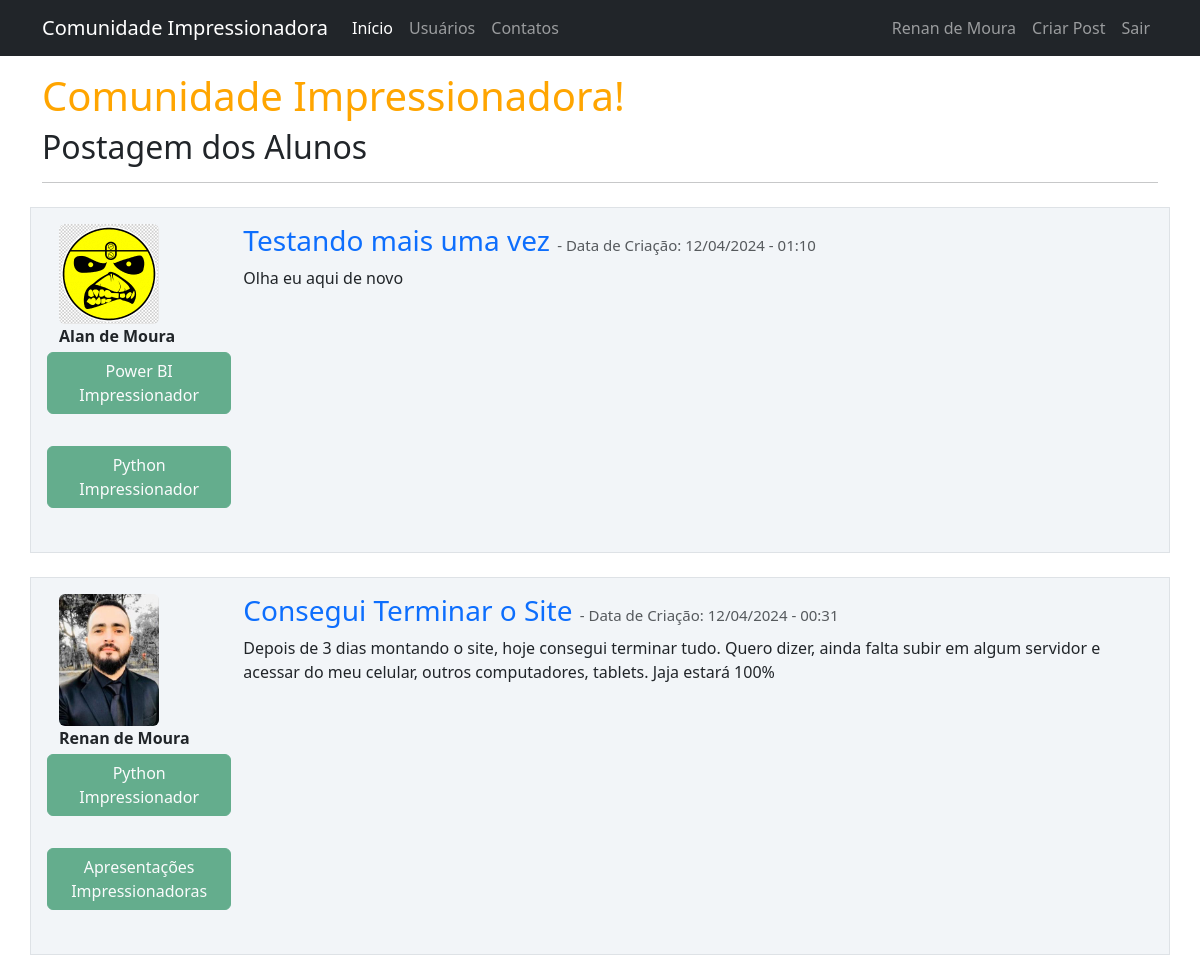
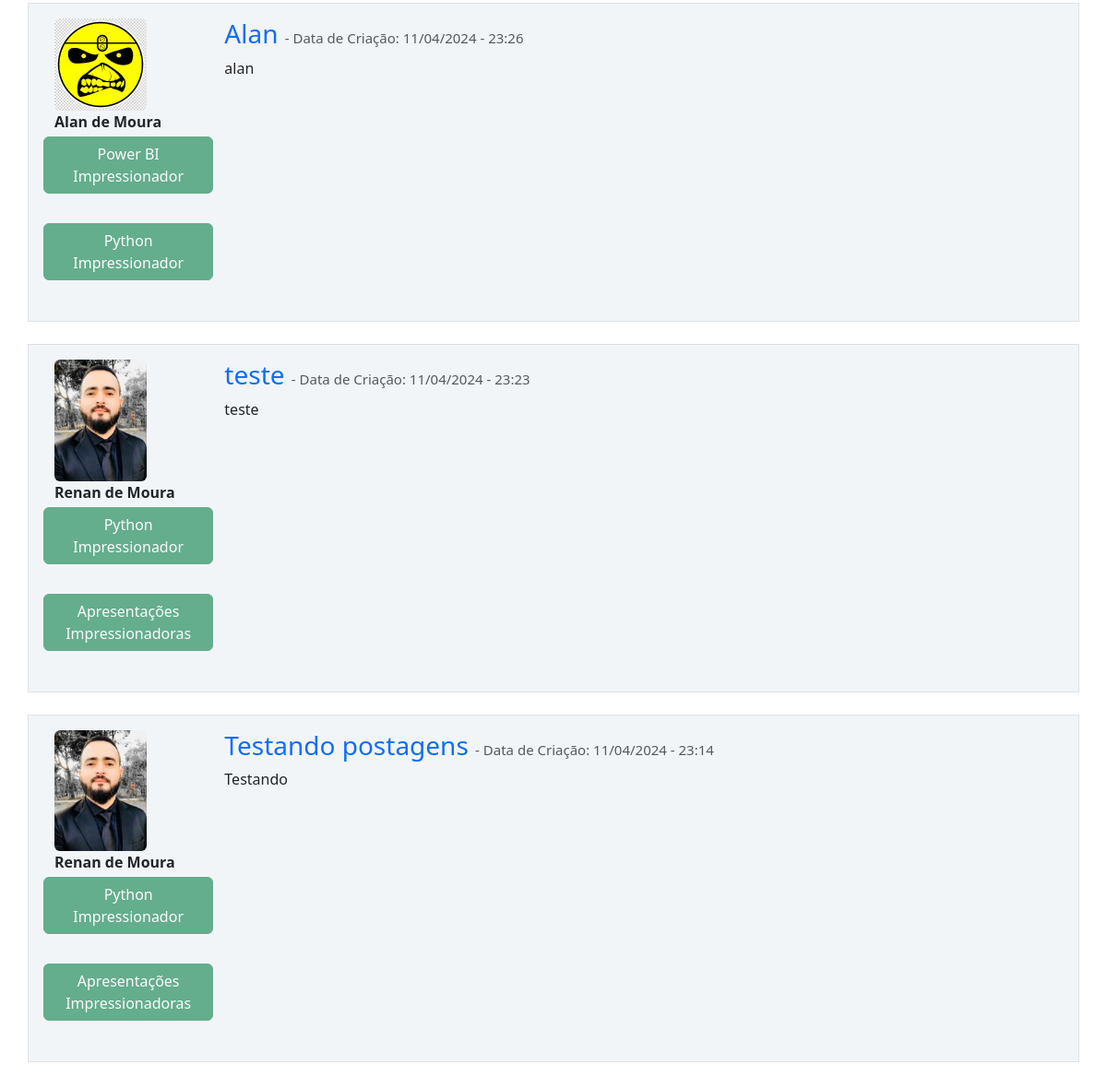
/ (signed in), run on the app's committed database (2 pictures, top to bottom).
### comunidade/models.py (models this page shows, shortened)
class Usuario(database.Model, UserMixin):
    id = database.Column(database.Integer, primary_key=True)
    username = database.Column(database.String, nullable=False)
    email = database.Column(database.String, nullable=False, unique=True)
    senha = database.Column(database.String, nullable=False)
    foto_perfil = database.Column(database.String, default='default.jpg')
    posts = database.relationship('Post', backref='autor', lazy=True)
    cursos = database.Column(database.String, nullable=False, default='Não Informado')

class Post(database.Model):
    id = database.Column(database.Integer, primary_key=True)
    titulo = database.Column(database.String, nullable=False)
    corpo = database.Column(database.Text, nullable=False)
    data_criacao = database.Column(database.DateTime, nullable=False, default=datetime.now)
    id_usuario = database.Column(database.Integer, database.ForeignKey('usuario.id'), nullable=False)

### comunidade/routes.py (the view)
@app.route("/")
@login_required
def home():
    posts = Post.query.order_by(Post.id.desc())
    return render_template('home.html', posts=posts)

### comunidade/models.py (called while the page is built)
@login_manager.user_loader
def load_usuario(id_usuario):
    return Usuario.query.get(int(id_usuario))

### comunidade/templates/home.html (shortened to what this page needs)
{% extends 'base.html' %}
{% block body %}
<div class="container mt-3 ">
	<h1 style="color: orange">Comunidade Impressionadora!</h1>
    <h2> Postagem dos Alunos</h2>
    <hr>
    {% for post in posts %}
    <div class="row border mt-4 p-3 meupost">
        <div class="col col-2">
            <div class="image pe-2">
				<img src="{{ url_for('static', filename='fotos_perfil/{}'.format(post.autor.foto_perfil)) }}" class="rounded" width="100" >
			</div>
            <strong>{{ post.autor.username }}</strong>
            <div class="row justify-content-center">
                {% for curso in post.autor.cursos.split(';') %}
                <button type="button" class="btn btn-success m-1" disabled>{{ curso }}</button><br>
                {% endfor %}
            </div>
        </div>
        <div class="col col-10">
            <a style="text-decoration: none" href="{{ url_for('exibir_post', post_id=post.id) }}">
                <h3>{{ post.titulo }}
                    <small class="text-muted" style="font-size: 15px"> - Data de Criação: {{ post.data_criacao.strftime('%d/%m/%Y - %H:%M')}}</small>
                </h3>
            </a>
            <p>{{ post.corpo }}</p>
        </div>
    </div>
    {% endfor %}
</div>
{% endblock %}

### comunidade/templates/base.html (shortened to what this page needs)
<!DOCTYPE html>
<html lang="pt-br">
    <head>
        <link href="https://cdn.jsdelivr.net/npm/bootstrap@5.3.3/dist/css/bootstrap.min.css" rel="stylesheet">
        <link rel="stylesheet" type="text/css" href="{{ url_for('static', filename='main.css') }}">
    </head>
    <body>
        {% include 'navbar.html' %}
        {% block body %}
        {% endblock %}
    </body>
</html>

### comunidade/templates/navbar.html (shortened to what this page needs)
<nav class="navbar navbar-expand-lg navbar-dark bg-dark">
  <div class="container-fluid container">
    <a class="navbar-brand" href="{{ url_for('home') }}">Comunidade Impressionadora</a>
    <div class="collapse navbar-collapse" id="navbarSupportedContent">
      <ul class="navbar-nav me-auto mb-2 mb-lg-0">
        <li class="nav-item">
          <a class="nav-link active" aria-current="page" href="{{ url_for('home') }}">Início</a>
        </li>
        <li class="nav-item">
          <a class="nav-link" href="{{ url_for('usuarios') }}">Usuários</a>
        </li>
        <li class="nav-item">
          <a class="nav-link" href="{{ url_for('contatos') }}">Contatos</a>
        </li>
      </ul>
      <ul class=" d-flex navbar-nav">
        {% if current_user.is_authenticated %}
          <li class="nav-item">
            <a class="nav-link" href="{{ url_for('perfil') }}">{{ current_user.username }}</a>
          </li>
           <li class="nav-item">
            <a class="nav-link" href="{{ url_for('criar_post') }}">Criar Post</a>
          </li>
           <li class="nav-item">
            <a class="nav-link" href="{{ url_for('sair') }}">Sair</a>
          </li>
        {% endif %}
      </ul>
    </div>
  </div>
</nav>

### comunidade/static/main.css (style rules this page uses)
.meupost { background: #f2f5f8 !important; }

### data on the page
Usuario: username "Renan de Moura"
Post: foto_perfil (picture), autor.username "Alan de Moura", curso "Power BI Impressionador" "Python Impressionador", titulo "Testando mais uma vez", data_criacao "12/04/2024 - 01:10", corpo "Olha eu aqui de novo"
Post: foto_perfil (picture), autor.username "Renan de Moura", curso "Python Impressionador" "Apresentações Impressionadoras", titulo "Consegui Terminar o Site", data_criacao "12/04/2024 - 00:31", corpo "Depois de 3 dias montando o site, hoje consegui terminar tudo. Quero dizer, ainda falta subir em algum servidor e acessar do meu celular, outros computadores, tablets. Jaja estará 100%"
Post: foto_perfil (picture), autor.username "Alan de Moura", curso "Power BI Impressionador" "Python Impressionador", titulo "Alan", data_criacao "11/04/2024 - 23:26", corpo "alan"
Post: foto_perfil (picture), autor.username "Renan de Moura", curso "Python Impressionador" "Apresentações Impressionadoras", titulo "teste", data_criacao "11/04/2024 - 23:23", corpo "teste"
Post: foto_perfil (picture), autor.username "Renan de Moura", curso "Python Impressionador" "Apresentações Impressionadoras", titulo "Testando postagens", data_criacao "11/04/2024 - 23:14", corpo "Testando"
